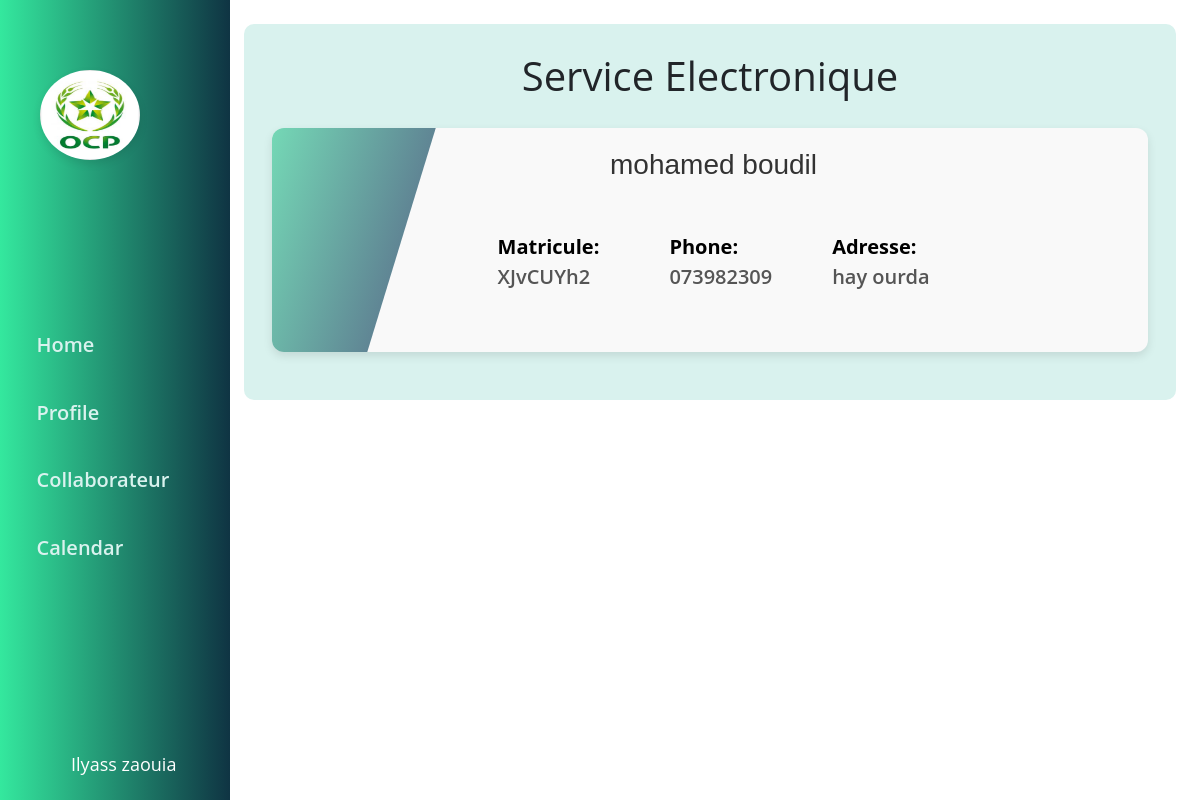
Page /webApp/secretaire.php (signed in) on the committed database.
### tables this page shows
CREATE TABLE `collaborateur` (
  `id` int(6) UNSIGNED NOT NULL,
  `Matricule` varchar(30) DEFAULT NULL,
  `firstname` varchar(30) NOT NULL,
  `lastname` varchar(30) NOT NULL,
  `email` varchar(50) DEFAULT NULL,
  `phoneNumber` varchar(30) DEFAULT NULL,
  `adresse` varchar(100) DEFAULT NULL,
  `status` enum('En Service','Disponible','Indisponible') DEFAULT 'Disponible',
  `ServiceID` int(6) UNSIGNED DEFAULT NULL,
  `reg_date` timestamp NOT NULL DEFAULT CURRENT_TIMESTAMP ON UPDATE CURRENT_TIMESTAMP
);

### webApp/secretaire.php (the view, shortened to what this page needs)
<?php
include('session.php');
$serviceID = $_SESSION['ServiceID'];
$stmt_current = $db_connection->prepare("
    SELECT
        Collaborateur.id AS collab_id,
        WeekendPermanence.weekendDate AS weekend_date
    FROM
        WeekendPermanence
    JOIN
        Collaborateur ON WeekendPermanence.collaborateurID = Collaborateur.id
    WHERE
        WeekendPermanence.serviceID = ?
    ORDER BY
        WeekendPermanence.weekendDate DESC
    LIMIT 1
");
$stmt_current->bind_param("i", $serviceID);
$stmt_current->execute();
$current = $stmt_current->get_result()->fetch_assoc();
if ($current) {
    $currentCollaborateurID = $current['collab_id'];
    $stmt1 = $db_connection->prepare("
        SELECT
            id AS collab_id,
            firstname AS collab_fname,
            lastname AS collab_lname,
            Matricule AS collab_matricule,
            adresse AS collab_adresse,
            phoneNumber AS collab_phone
        FROM
            Collaborateur
        WHERE
            ServiceID = ?
        ORDER BY
            id ASC
    ");
    $stmt1->bind_param("i", $serviceID);
    $stmt1->execute();
    $result2 = $stmt1->get_result();
    $collaborators = $result2->fetch_all(MYSQLI_ASSOC);
    $orderedCollaborators = [];
    $foundCurrent = false;
    foreach ($collaborators as $collaborator) {
        if ($collaborator['collab_id'] == $currentCollaborateurID) {
            $foundCurrent = true;
        }
        if ($foundCurrent) {
            $orderedCollaborators[] = $collaborator;
        }
    }
    foreach ($collaborators as $collaborator) {
        if ($collaborator['collab_id'] == $currentCollaborateurID) {
            break;
        }
        $orderedCollaborators[] = $collaborator;
    }
} else {
    echo "No current collaborator found.";
}
?>
<!DOCTYPE html>
<html lang="en">
<head>
    <link rel="stylesheet" href="../style/serv.css">
    <link rel="stylesheet" href="../bootstrap-5.0.2-dist/css/bootstrap.min.css">
    <link rel="stylesheet" href="https://cdnjs.cloudflare.com/ajax/libs/MaterialDesign-Webfont/3.6.95/css/materialdesignicons.css">
</head>
<body>
<div class="sidebar">
    <ion-icon name="menu-outline" id="btn"></ion-icon>
    <div class="logo">
        <img src="../icons/logo-ocp.jpg" alt="Logo">
    </div>
    <div class="sidebar-menus">
        <a href="secretaire.php"><ion-icon name="home-outline"></ion-icon>Home</a>
        <a href="secProfile.php"><ion-icon name="person-circle-outline"></ion-icon>Profile</a>
        <a href="collabSec.php"><ion-icon name="people-outline"></ion-icon>Collaborateur</a>
        <a href="calendarSec.php"><ion-icon name="calendar-outline"></ion-icon>Calendar</a>
    </div>
    <div class="sidebar-logout" id="logout-area">
    <ion-icon name="person-circle-outline" id="person"></ion-icon>
        <span><?php echo $_SESSION['fname']. "  " .$_SESSION['lname'];?></span>
    </div>
</div>
<div class="main">
<div class="main-container">
    <h2>Service <?php echo $_SESSION['desc'] ; ?></h2>
    <?php foreach ($orderedCollaborators as $index => $row): ?>
        <div class="user-card">
            <div class="user-card-info">
              <h2><?php echo $row['collab_fname']. " " .$row['collab_lname']?></h2>
              <div class="info-row">
                  <p><span>Matricule:</span> <?php echo $row['collab_matricule']?></p>
                  <p><span>Phone:</span> <?php echo $row['collab_phone']?></p>
                  <p><span>Adresse:</span> <?php echo $row['collab_adresse']?></p>
              </div>
            </div>
        </div>
    <?php endforeach; ?>
</div>
</div>
</body>
</html>

### style/serv.css (style rules this page uses)
:root { --primaryColor: #c7fa90; --secondaryColor: #e4fae0; --whiteColor: #fff; --blackColor: #222; --softGreenColor: #d9f2ee; --darkGreyColor: #a7a7a7; --greyColor: #f5f5f5; }
* { margin: 0; padding: 0; box-sizing: border-box; outline: none; font-family: "Open Sans", sans-serif; }
body { width: 100%; height: auto; display: flex; overflow: auto; overflow-x: hidden; background-color: rgb(198, 198, 198); }
a { text-decoration: none; color: var(--blackColor); }
.sidebar { height: 100%; width: 230px; display: flex; flex-direction: column; justify-content: space-between; position: fixed; top: 0; left: 0; padding: 10px; z-index: 20; background: linear-gradient(to right, #34e89e, #0f3443); color: var(--whiteColor); transition: all 0.5s ease; }
.sidebar .logo img { width: 100px; height: 90px; border-radius: 65%; margin-left: 10px; box-shadow: 0 4px 8px rgba(0, 0, 0, 0.1); }
.logo { margin-left: 20px; margin-top: 60px; }
.sidebar-menus { display: flex; flex-direction: column; }
.sidebar-menus a { padding: 5%; margin: 4% 0; display: flex; font-size: 20px; font-weight: 550; gap: 1rem; text-decoration: none; color: var(--softGreenColor); }
.sidebar-logout { display: flex; padding: 6px; cursor: pointer; }
.sidebar-logout #person { width: 45px; height: 45px; border-radius: 100%; object-fit: cover; margin-right: 10px; }
.sidebar-logout span { font-size: 18px; display: flex; margin-top: 12px; }
#btn { padding: 5px; position: absolute; left: 180px; cursor: pointer; color: var(--blackColor); font-size: 30px; border-radius: 100%; transition: all 0.5s ease; }
.main { position: relative; padding: 2%; height: 100vh; left: 220px; transition: all 0.5s ease; width: calc(100% - 220px); }
.main-container { padding: 3%; height: auto; width: auto; left: 0; font-size: 20px; font-weight: 550; display: flex; flex-direction: column; background-color: var(--softGreenColor); border-radius: 10px; }
h2 { text-align: center; color: #333333; margin-bottom: 20px; }
.main-container h2 { font-size: 40px; }
.user-card { display: flex; flex-direction: column; background-color: #fff; border-radius: 10px; padding: 40px; width: 100%; position: relative; overflow: hidden; margin-top: 20px; box-shadow: 0 2px 20px -5px rgba(0,0,0,0.5); }
.user-card { position: relative; width: 100%; margin: 20px auto; padding: 20px; background-color: #f9f9f9; border-radius: 12px; box-shadow: 0 4px 10px rgba(0, 0, 0, 0.1); overflow: hidden; z-index: 1; }
.user-card::before { content: ''; position: absolute; height: 300%; width: 200px; background: linear-gradient(to right, #44eba6, #1e5469); top: -60px; left: -125px; z-index: 0; transform: rotate(17deg); opacity: 0.7; }
.user-card-info { position: relative; z-index: 1; font-size: 20px; text-align: left; margin-left: 21%; }
.user-card-info h2 { text-align: center; font-size: 28px; margin: 0; font-family: 'Bebas Neue', sans-serif; color: #333; }
.info-row { display: flex; flex: 1 1 calc(50% - 20px); justify-content: flex-start; margin-bottom: 10px; font-size: 18px; color: #555; }
.user-card-info p { padding: 30px; font-size: 20px; max-width: 220px; display: flex; row-gap: 1 1; flex-direction: column; margin: 0; }
.user-card-info p span { padding-top: 20px; font-weight: 700; color: #000; margin-right: 10px; }
@media only screen and (min-width: 768px) { .user-card { flex-direction: row; align-items: flex-start; } }
@media only screen and (min-width: 768px) { .user-card-info { text-align: left; } }

### rows in the picture
collaborateur: firstname "mohamed", lastname "boudil", Matricule "XJvCUYh2", phoneNumber "073982309", adresse "hay ourda"

### other values in the picture
$_SESSION['fname'] "Ilyass"
$_SESSION['lname'] "zaouia"
$_SESSION['desc'] "Electronique"
